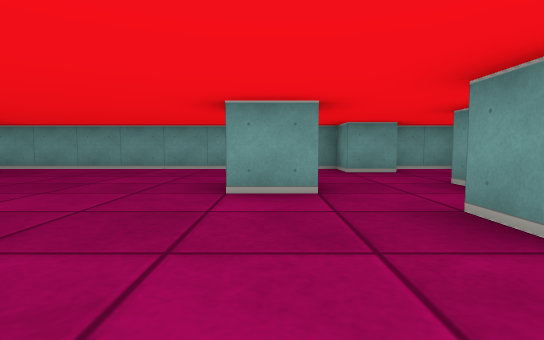
view 1 (above)

23 first-person views from a walk through a cub3D maze. The camera is about half as high as the walls, tilts 4° down and sees 80° across. The floor is counted in squares. Each view is taken from the middle of a square. On the plan, view 1 faces up. The plan holds only what a view shows up to about 9 squares ahead; the rest is blank.

view 2
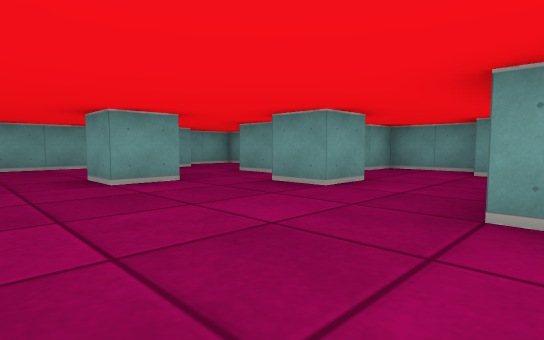

view 3
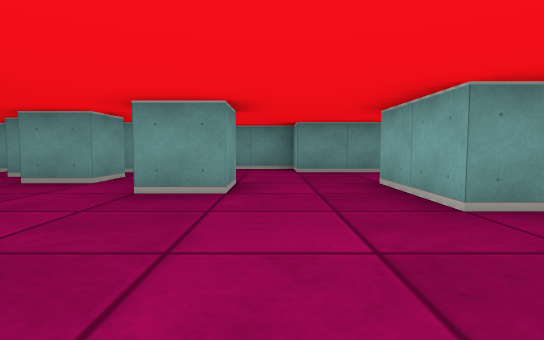

view 4
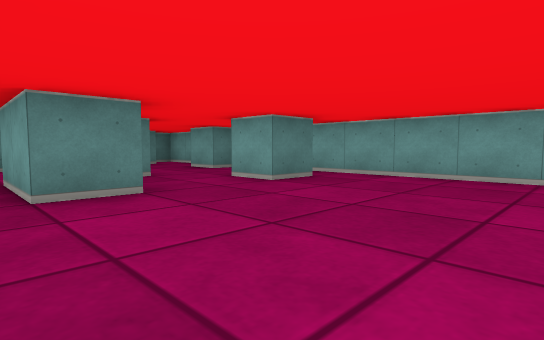

view 5
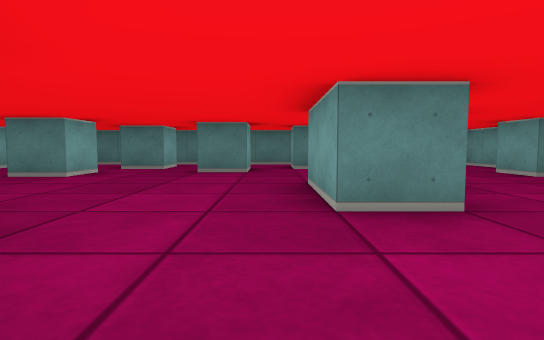

view 6
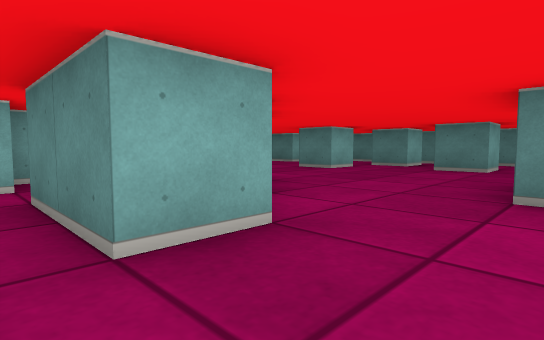

view 7
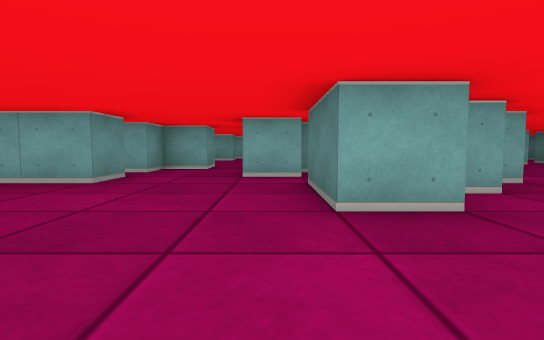

view 8
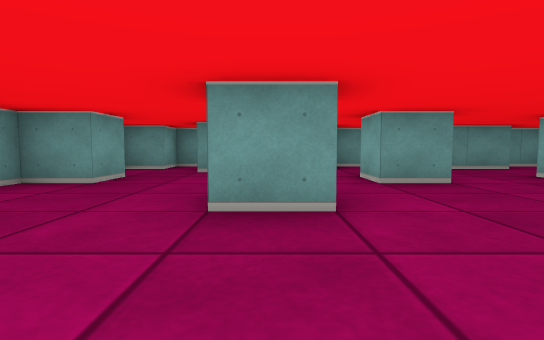

view 9
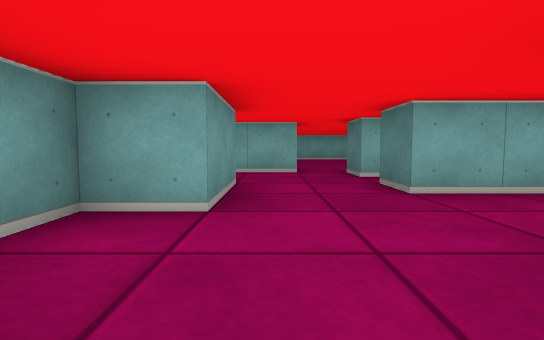

view 10
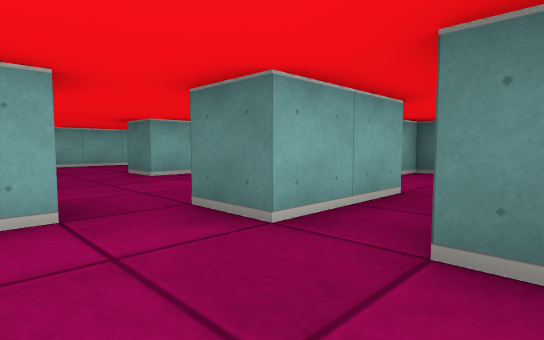

view 11
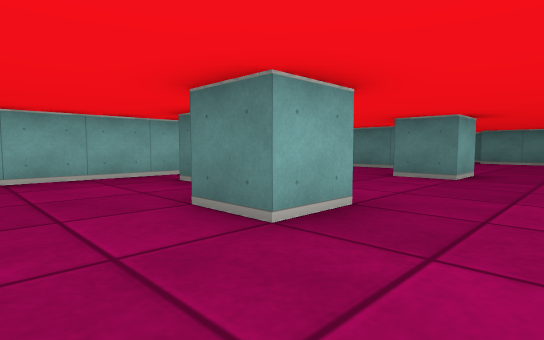

view 12
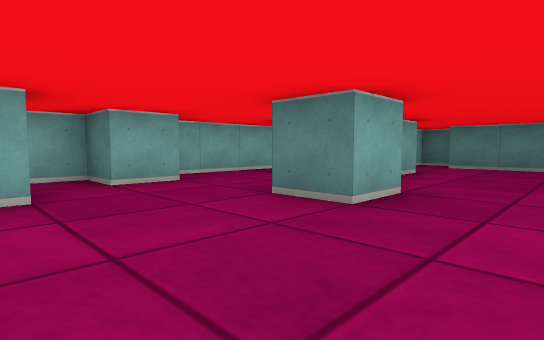

view 13
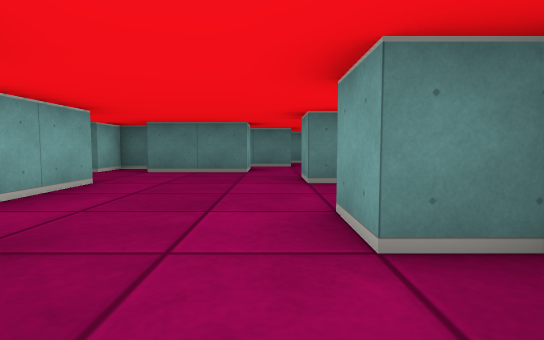

view 14
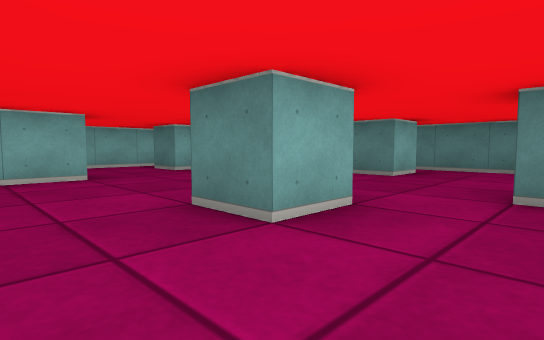

view 15
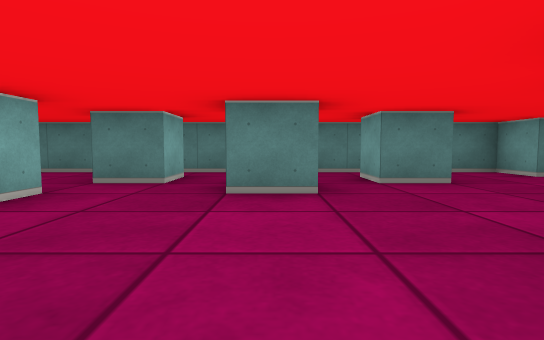

view 16
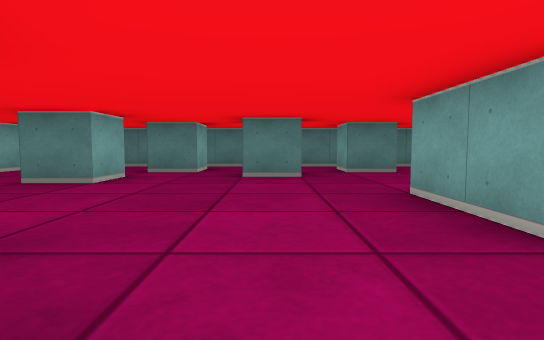

view 17
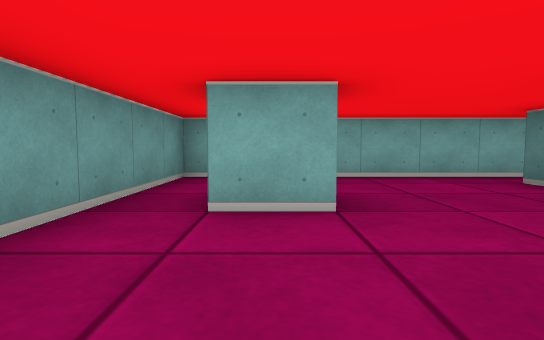

view 18
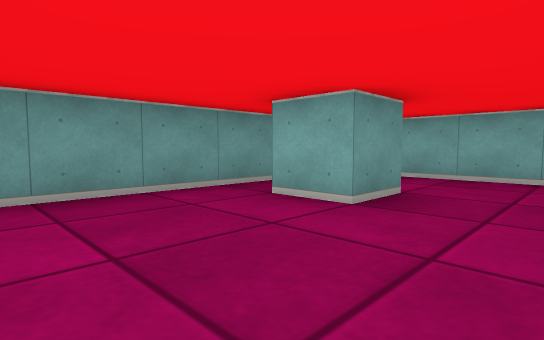

view 19
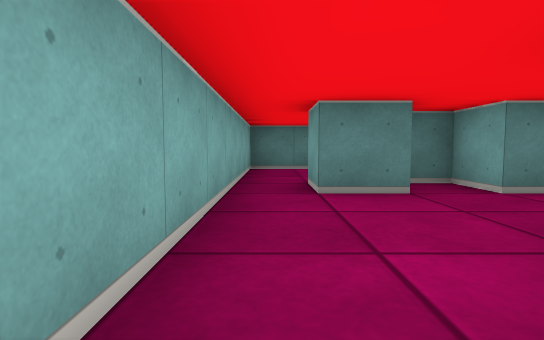

view 20
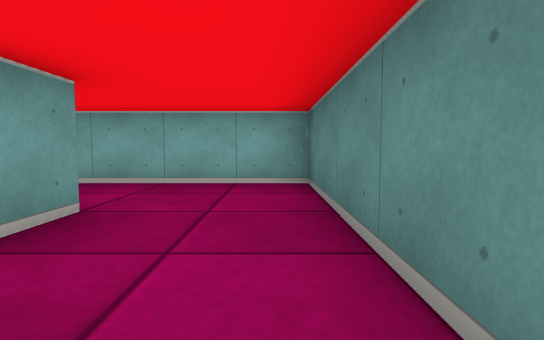

view 21
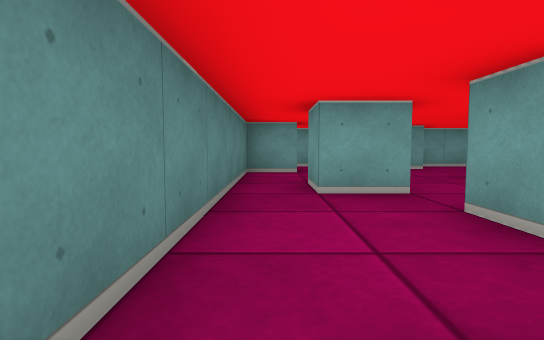

view 22
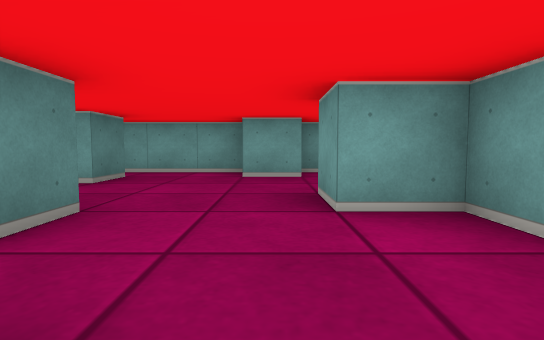

view 23
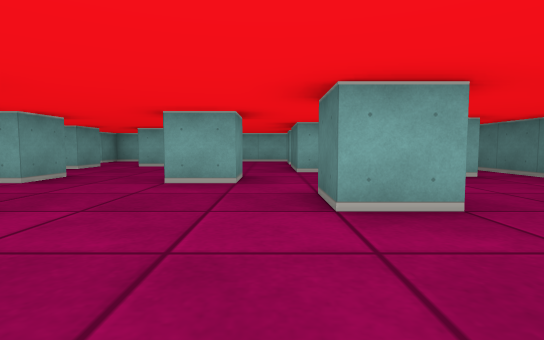

### Floor plan
Key: @ floor where view 1 was taken; # wall or solid block; . floor.
Columns run from 13 left of view 1 to 6 right of it. Each row starts with its distance up from view 1.
  8  ##################
  7  ...#..........#..##
  6 ##.....#...........#
  5 #...............###
  4 #....##......#..#.#
  3 #.#...##..........##
  2 #..............#...#
  1 #..#......#........#
  0 #........##..@....##
 -1 #.#.....##....##..##
 -2 #...#.... ##.......#
 -3 #........###.###...#
 -4 #.....#..#.#.#...###
 -5 #.#................#
 -6 #.#.#..............#
 -7 #..##.....#...#....#
 -8 #..##..##........#.#
 -9 #...#...#....#.....#
-10 #..........#.......#
-11 ####################

Positions as (right, up) in squares from view 1, and headings:
1: (0, 0), facing up
2: (-2, -1), facing up-right
3: (-2, 1), facing right
4: (-2, 2), facing up-left
5: (-3, 2), facing left
6: (-2, 3), facing down-left
7: (-2, 4), facing down
8: (-3, 4), facing right
9: (4, 3), facing down
10: (4, -1), facing down-left
11: (3, -5), facing down-left
12: (0, -5), facing down-left
13: (-2, -5), facing left
14: (-5, -2), facing down-left
15: (-6, 1), facing left
16: (-4, 1), facing left
17: (4, -5), facing down
18: (2, -5), facing down-right
19: (-5, -10), facing left
20: (-12, -6), facing down
21: (-12, -1), facing up
22: (-9, 1), facing up
23: (-8, 1), facing down
